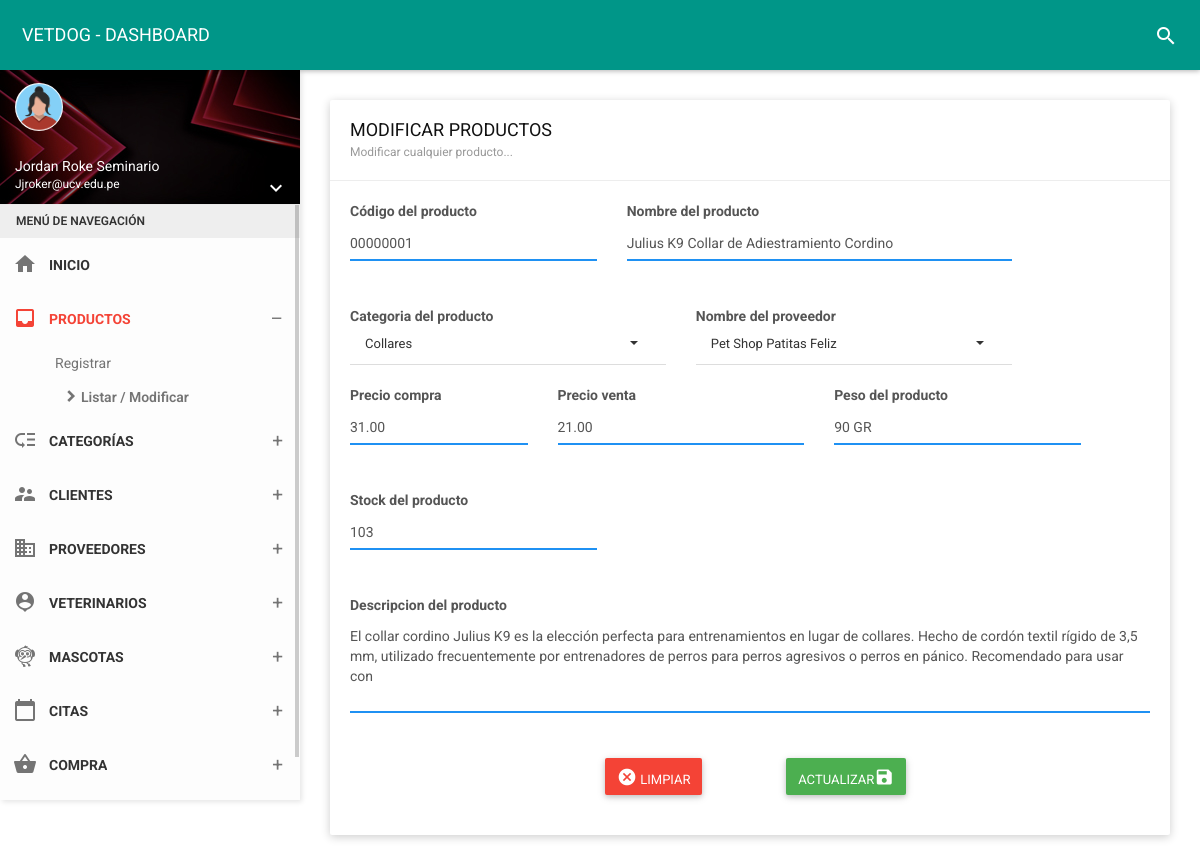
The app's page /vista/productos/edit?id=1 (signed in) with its own data.
### tables this page shows
CREATE TABLE `products` (
  `id_prod` int(11) NOT NULL,
  `codigo` char(14) NOT NULL,
  `id_cate` int(11) NOT NULL,
  `foto` varchar(255) NOT NULL,
  `nompro` varchar(100) NOT NULL,
  `peso` char(5) NOT NULL,
  `id_prove` int(11) NOT NULL,
  `descp` varchar(255) NOT NULL,
  `preciC` decimal(10,2) NOT NULL,
  `precV` decimal(10,2) NOT NULL,
  `stock` char(4) NOT NULL,
  `estado` char(1) NOT NULL,
  `fere` timestamp NOT NULL DEFAULT current_timestamp() ON UPDATE current_timestamp()
);

CREATE TABLE `category` (
  `id_cate` int(11) NOT NULL,
  `nomcate` varchar(50) NOT NULL,
  `estado` char(1) NOT NULL,
  `fere` timestamp NOT NULL DEFAULT current_timestamp() ON UPDATE current_timestamp()
);

CREATE TABLE `supplier` (
  `id_prove` int(11) NOT NULL,
  `nomprove` varchar(255) NOT NULL,
  `ruc` char(14) NOT NULL,
  `direcc` varchar(200) NOT NULL,
  `pais` varchar(50) NOT NULL,
  `tele` char(12) NOT NULL,
  `corre` varchar(35) NOT NULL,
  `estado` char(1) NOT NULL,
  `fere` timestamp NOT NULL DEFAULT current_timestamp() ON UPDATE current_timestamp()
);

### vista/productos/edit.php (the view, shortened to what this page needs)
<!DOCTYPE html>
<html>
<head>
    <link href="../../assets/plugins/bootstrap-select/css/bootstrap-select.css" rel="stylesheet" />
    <link href="../../assets/plugins/bootstrap/css/bootstrap.css" rel="stylesheet">
    <link href="../../assets/plugins/node-waves/waves.css" rel="stylesheet" />
    <link href="../../assets/plugins/animate-css/animate.css" rel="stylesheet" />
    <link href="../../css/style.css" rel="stylesheet">
    <link href="../../assets/css/themes/all-themes.css" rel="stylesheet" />
       <link rel="stylesheet" href="https://cdnjs.cloudflare.com/ajax/libs/limonte-sweetalert2/11.1.9/sweetalert2.min.css" />
</head>
<body class="theme-red">
    <nav class="navbar">
        <div class="container-fluid">
            <div class="navbar-header">
                <a class="navbar-brand" href="../panel-admin/administrador"> VETDOG - DASHBOARD </a>
            </div>
            <div class="collapse navbar-collapse" id="navbar-collapse">
                <ul class="nav navbar-nav navbar-right">
                    <li><a href="javascript:void(0);" class="js-search" data-close="true"><i class="material-icons">search</i></a></li>
                </ul>
            </div>
        </div>
    </nav>
    <section>
        <aside id="leftsidebar" class="sidebar">
            <div class="user-info">
                <div class="image">
                    <img src="../../assets/img/mujerico.png" width="48" height="48" alt="User" />
                </div>
                <div class="info-container">
                    <div class="name" data-toggle="dropdown" aria-haspopup="true" aria-expanded="false"><?php echo ucfirst($_SESSION['nombre']); ?></div>
                    <div class="email"><?php echo ucfirst($_SESSION['correo']); ?></div>
                    <div class="btn-group user-helper-dropdown">
                        <i class="material-icons" data-toggle="dropdown" aria-haspopup="true" aria-expanded="true">keyboard_arrow_down</i>
                    </div>
                </div>
            </div>
            <div class="menu">
                <ul class="list">
                    <li class="header">MENÚ DE NAVEGACIÓN</li>
                    <li>
                        <a href="../panel-admin/administrador">
                            <i class="material-icons">home</i>
                            <span>INICIO</span>
                        </a>
                    </li>
                    <li class="active">
                        <a href="javascript:void(0);" class="menu-toggle">
                            <i class="material-icons">inbox</i>
                            <span>PRODUCTOS</span>
                        </a>
                        <ul class="ml-menu">
                            <li>
                                <a href="../productos/nuevo">Registrar</a>
                            </li>
                            <li class="active">
                                <a href="../../folder/productos">Listar / Modificar</a>
                            </li>
                        </ul>
                    </li>
                    <li>
                        <a href="javascript:void(0);" class="menu-toggle">
                            <i class="material-icons">low_priority</i>
                            <span>CATEGORÍAS</span>
                        </a>
                    </li>
                    <li>
                        <a href="javascript:void(0);" class="menu-toggle">
                            <i class="material-icons">supervisor_account</i>
                            <span>CLIENTES</span>
                        </a>
                    </li>
                    <li>
                        <a href="javascript:void(0);" class="menu-toggle">
                            <i class="material-icons">business</i>
                            <span>PROVEEDORES</span>
                        </a>
                    </li>
                    <li>
                        <a href="javascript:void(0);" class="menu-toggle">
                            <i class="material-icons">person_pin</i>
                            <span>VETERINARIOS</span>
                        </a>
                    </li>
                    <li>
                        <a href="javascript:void(0);" class="menu-toggle">
                            <i class="material-icons">flutter_dash</i>
                            <span>MASCOTAS</span>
                        </a>
</li>
                    <li>
                        <a href="javascript:void(0);" class="menu-toggle">
                            <i class="material-icons">calendar_today</i>
                            <span>CITAS</span>
                        </a>
    </li>
    <li>
                        <a href="javascript:void(0);" class="menu-toggle">
                            <i class="material-icons">shopping_basket</i>
                            <span>COMPRA</span>
                        </a>
    </li>
<li>
                        <a href="javascript:void(0);" class="menu-toggle">
                        </a>
    </li>
    </section>
    <section class="content">
        <div class="container-fluid">
            <div class="row clearfix">
                <div class="col-lg-12 col-md-12 col-sm-12 col-xs-12">
                    <div class="card">
                        <div class="header">
                            <h2>
                                MODIFICAR PRODUCTOS
                                <small>Modificar cualquier producto...</small>
                            </h2>
                        </div>
                    <div class="body">
<?php
function connect(){
return new mysqli("localhost","root","","vetdog");
}
$con = connect();
$id = $_GET['id'];
$sql = "SELECT products.id_prod, products.codigo, category.id_cate, category.nomcate, products.foto, products.nompro, products.peso, supplier.id_prove, supplier.nomprove, supplier.ruc, supplier.direcc, supplier.tele, supplier.pais, supplier.corre,products.descp, products.preciC, products.precV, products.stock, products.estado, products.fere FROM products INNER JOIN category ON products.id_cate =category.id_cate INNER JOIN supplier ON products.id_prove = supplier.id_prove  WHERE id_prod= '$id'";
$query  =$con->query($sql);
$data =  array();
if($query){
  while($r = $query->fetch_object()){
    $data[] = $r;
  }
}
?>
<?php if(count($data)>0):?>
    <?php foreach($data as $d):?>
                        <form method="POST"  autocomplete="off" action="../../folder/productos?id=<?php echo $d->id_prod; ?>">
                            <div class="row clearfix">
                                <div class="col-sm-4">
                                    <label class="control-label">Código del producto</label>
                                    <div class="form-group">
                                        <div class="form-line">
                                            <input type="text" name="codigo" value="<?php echo $d->codigo; ?>" onKeypress="if (event.keyCode < 45 || event.keyCode > 57) event.returnValue = false;" maxlength="8" required class="form-control" placeholder="Código del producto..." />
                                        </div>
                                    </div>
                                </div>
                                <div class="col-sm-6">
                                    <label class="control-label">Nombre del producto</label>
                                    <div class="form-group">
                                        <div class="form-line">
                                            <input type="text" name="nompro"  value="<?php echo $d->nompro; ?>"  required class="form-control" placeholder="Nombre del producto..." />
                                        </div>
                                    </div>
                                </div>
                                <div class="col-sm-5">
                                    <label class="control-label">Categoria del producto</label>
                                    <select class="form-control show-tick"  name="id_cate">
                                        <option value="<?php echo $d->id_cate; ?>"><?php echo $d->nomcate; ?></option>
                                    </select>
                                </div>
                                <div class="col-sm-5">
                                    <label class="control-label">Nombre del proveedor</label>
                                    <select class="form-control show-tick"  name="id_prove">
                                        <option value="<?php echo $d->id_prove; ?>"><?php echo $d->nomprove; ?></option>
                                    </select>
                                </div>
                                <div class="col-sm-3">
                                    <label class="control-label">Precio compra</label>
                                    <div class="form-group">
                                        <div class="form-line">
                                            <input type="text" value="<?php echo $d->preciC; ?>"  name="preciC"  onKeypress="if (event.keyCode < 45 || event.keyCode > 57) event.returnValue = false;" required class="form-control" placeholder="Precio compra..." />
                                        </div>
                                    </div>
                                </div>
                                <div class="col-sm-4">
                                    <label class="control-label">Precio venta</label>
                                    <div class="form-group">
                                        <div class="form-line">
                                            <input type="text" name="precV" value="<?php echo $d->precV; ?>" onKeypress="if (event.keyCode < 45 || event.keyCode > 57) event.returnValue = false;" required class="form-control" placeholder="Precio venta..." />
                                        </div>
                                    </div>
                                </div>
                                <div class="col-sm-4">
                                    <label class="control-label">Peso del producto</label>
                                    <div class="form-group">
                                        <div class="form-line">
                                            <input type="text" value="<?php echo $d->peso; ?>" name="peso" maxlength="5" required class="form-control" placeholder="Peso..." />
                                        </div>
                                    </div>
                                </div>
                                <div class="col-sm-4">
                                    <label class="control-label">Stock del producto</label>
                                    <div class="form-group">
                                        <div class="form-line">
                                            <input type="text" value="<?php echo $d->stock; ?>" maxlength="2" onKeypress="if (event.keyCode < 45 || event.keyCode > 57) event.returnValue  = false;" name="stock" required class="form-control" placeholder="Stock..." />
                                        </div>
                                    </div>
                                </div>
                                <div class="col-sm-12">
                                    <label class="control-label">Descripcion del producto</label>
                                    <div class="form-group">
                                        <div class="form-line">
                                            <textarea rows="4" name="descp" value="<?php echo $d->descp; ?>" class="form-control no-resize" placeholder="Descripcion..."><?php echo $d->descp; ?></textarea>
                                        </div>
                                    </div>
                                </div>
                            </div>
                                <div class="container-fluid" align="center">
                                    <div class="col-xs-12 col-sm-6 col-md-4 col-lg-3">
                                    </div>
                                    <div class="col-xs-12 col-sm-6 col-md-4 col-lg-3">
                                        <a type="button" href="../../folder/productos" class="btn bg-red"><i class="material-icons">cancel</i> LIMPIAR </a>
                                    </div>
                                    <div class="col-xs-12 col-sm-6 col-md-4 col-lg-3">
                                         <button class="btn bg-green" name="update">ACTUALIZAR<i class="material-icons">save</i></button>
                                    </div>
                                </div>
                        </form>
                 </div>
 <?php endforeach; ?>
    <?php else:?>
      <span class="px-2 py-1 font-semibold leading-tight text-red-700 bg-red-100 rounded-full dark:text-red-100 dark:bg-red-700">
          No hay datos
        </span>
    <?php endif; ?>
                    </div>
                        </div>
                    </div>
                </div>
    </section>
</body>
</html>

### assets/css/themes/all-themes.css (style rules this page uses)
.theme-red .navbar-brand { color: #fff; }
.theme-red .nav > li > a { color: #fff; }
.theme-red .sidebar .menu .list li.active { background-color: transparent; }
.theme-red .sidebar .menu .list li.active > :first-child i, .theme-red .sidebar .menu .list li.active > :first-child span { color: #F44336; }
.theme-red .sidebar .menu .list .toggled { background-color: transparent; }
.theme-red .sidebar .menu .list .ml-menu { background-color: transparent; }

### records on screen
products: codigo "00000001", nompro "Julius K9 Collar de Adiestramiento Cordino", id_cate.nomcate "Collares", id_prove.nomprove "Pet Shop Patitas Feliz", preciC "31.00", precV "21.00", peso "90 GR", stock "103", descp "El collar cordino Julius K9 es la elección perfecta para entrenamientos en lugar de collares. Hecho de cordón textil rígido de 3,5 mm, utilizado frecuentemente por entrenadores de perros para perros agresivos o perros en pánico. Recomendado para usar con"

### other values on screen
$_SESSION['nombre'] "Jordan Roke Seminario"
$_SESSION['correo'] "Jjroker@ucv.edu.pe"
